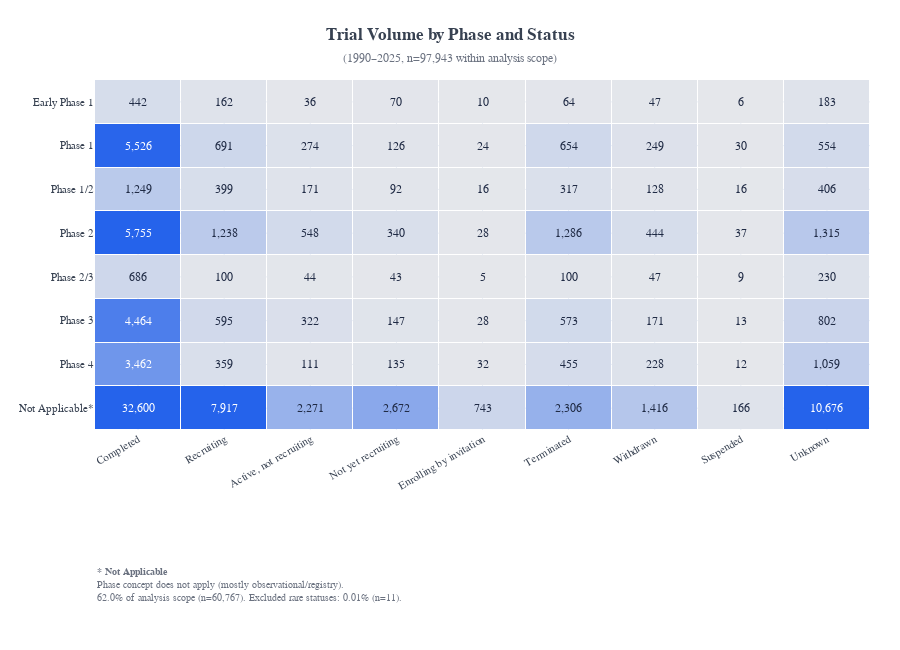

Source (notebook cell):
### Markdown cell above
### 1.1 Phase × Status Distribution

The heatmap below shows trial counts across clinical phases and registration statuses. 
Color intensity reflects volume; cell annotations display exact counts.

### Code cell
import numpy as np
import plotly.graph_objects as go

MAJOR_STATUSES = [
    "Completed",
    "Recruiting",
    "Active, not recruiting",
    "Not yet recruiting",
    "Enrolling by invitation",
    "Terminated",
    "Withdrawn",
    "Suspended",
    "Unknown",
]

PHASE_ORDER = [
    "Early Phase 1",
    "Phase 1",
    "Phase 1/2",
    "Phase 2",
    "Phase 2/3",
    "Phase 3",
    "Phase 4",
    "Not Applicable",
]

# --- Keep the heatmap readable: show major statuses only, but account for the rest ---
df_major = df_phase_status[df_phase_status["status_label"].isin(MAJOR_STATUSES)]
df_other = df_phase_status[~df_phase_status["status_label"].isin(MAJOR_STATUSES)]

major_count = int(df_major["trial_count"].sum())
other_count = int(df_other["trial_count"].sum())
assert major_count + other_count == n_analysis

other_pct = round(other_count / n_analysis * 100, 2) if n_analysis else 0.0

# Pivot (major statuses only)
pivot = (
    df_major.pivot_table(
        index="phase_group",
        columns="status_label",
        values="trial_count",
        fill_value=0,
    )
    .reindex(index=[p for p in PHASE_ORDER if p in df_major["phase_group"].unique()],
             columns=[s for s in MAJOR_STATUSES if s in df_major["status_label"].unique()])
)

pivot = pivot.rename(index={"Not Applicable": "Not Applicable*"})
pivot_total = int(pivot.to_numpy().sum())
assert pivot_total == major_count

# Contrast: cap scale at p95 so smaller cells remain visible
z = pivot.to_numpy()
zmax = float(np.percentile(z[z > 0], 95)) if (z > 0).any() else 1.0

# Annotate all non-zero cells
annotations = [
    dict(
        x=col,
        y=row,
        text=f"{int(pivot.loc[row, col]):,}",
        showarrow=False,
        font=dict(
            size=12,
            color=("white" if pivot.loc[row, col] >= zmax * 0.6 else "#1f2a44"),
            family="Arial",
        ),
    )
    for row in pivot.index
    for col in pivot.columns
    if pivot.loc[row, col] > 0
]

na_label = "Not Applicable*"
na_count = int(pivot.loc[na_label].sum()) if na_label in pivot.index else 0
na_pct = round(na_count / n_analysis * 100, 1) if n_analysis else 0.0

fig_heatmap = go.Figure(
    data=go.Heatmap(
        z=z,
        x=pivot.columns,
        y=pivot.index,
        zmin=0,
        zmax=zmax,
        colorscale=[[0, "#e5e7eb"], [1, "#2563eb"]],
        xgap=1,
        ygap=1,
        showscale=False,
        hovertemplate="<b>%{y}</b><br>%{x}: %{z:,}<extra></extra>",
    )
)

fig_heatmap.update_layout(
    title=dict(
        text=(
            "<b>Trial Volume by Phase and Status</b><br>"
            f"<span style='font-size:12px; color:#6b7280'>"
            f"({min_year}–{max_year}, n={n_analysis:,} within analysis scope)</span>"
        ),
        x=0.5,
        xanchor="center",
    ),
    xaxis=dict(tickangle=-30, tickfont=dict(size=11)),
    yaxis=dict(autorange="reversed", tickfont=dict(size=11)),
    annotations=annotations,
    height=650,
    template="plotly_white",
    font=dict(family="Arial", color="#374151"),
    margin=dict(t=80, b=220, l=95, r=30),
)

fig_heatmap.add_annotation(
    text=(
        "<b>* Not Applicable</b><br>"
        "Phase concept does not apply (mostly observational/registry).<br>"
        f"{na_pct}% of analysis scope (n={na_count:,}). "
        f"Excluded rare statuses: {other_pct}% (n={other_count:,})."
    ),
    xref="paper",
    yref="paper",
    x=0,
    y=-0.50,
    showarrow=False,
    align="left",
    font=dict(size=10, color="#6b7280", family="Arial"),
)

fig_heatmap.show()

### Figure 1 — Plotly figure (JSON) as saved in the notebook; plotly's stock layout.template omitted (floating-point values rounded to 4 significant figures)
{"data": [{"colorscale": [[0, "#e5e7eb"], [1, "#2563eb"]], "hovertemplate": "<b>%{y}</b><br>%{x}: %{z:,}<extra></extra>", "showscale": false, "type": "heatmap", "x": ["Completed", "Recruiting", "Active, not recruiting", "Not yet recruiting", "Enrolling by invitation", "Terminated", "Withdrawn", "Suspended", "Unknown"], "xgap": 1, "y": ["Early Phase 1", "Phase 1", "Phase 1/2", "Phase 2", "Phase 2/3", "Phase 3", "Phase 4", "Not Applicable*"], "ygap": 1, "z": [[442.0, 162.0, 36.0, 70.0, 10.0, 64.0, 47.0, 6.0, 183.0], [5526.0, 691.0, 274.0, 126.0, 24.0, 654.0, 249.0, 30.0, 554.0], [1249.0, 399.0, 171.0, 92.0, 16.0, 317.0, 128.0, 16.0, 406.0], [5755.0, 1238.0, 548.0, 340.0, 28.0, 1286.0, 444.0, 37.0, 1315.0], [686.0, 100.0, 44.0, 43.0, 5.0, 100.0, 47.0, 9.0, 230.0], [4464.0, 595.0, 322.0, 147.0, 28.0, 573.0, 171.0, 13.0, 802.0], [3462.0, 359.0, 111.0, 135.0, 32.0, 455.0, 228.0, 12.0, 1059.0], [32600.0, 7917.0, 2271.0, 2672.0, 743.0, 2306.0, 1416.0, 166.0, 10680.0]], "zmax": 5629.0, "zmin": 0}], "layout": {"annotations": [{"font": {"color": "#1f2a44", "family": "Arial", "size": 12}, "showarrow": false, "text": "442", "x": "Completed", "y": "Early Phase 1"}, {"font": {"color": "#1f2a44", "family": "Arial", "size": 12}, "showarrow": false, "text": "162", "x": "Recruiting", "y": "Early Phase 1"}, {"font": {"color": "#1f2a44", "family": "Arial", "size": 12}, "showarrow": false, "text": "36", "x": "Active, not recruiting", "y": "Early Phase 1"}, {"font": {"color": "#1f2a44", "family": "Arial", "size": 12}, "showarrow": false, "text": "70", "x": "Not yet recruiting", "y": "Early Phase 1"}, {"font": {"color": "#1f2a44", "family": "Arial", "size": 12}, "showarrow": false, "text": "10", "x": "Enrolling by invitation", "y": "Early Phase 1"}, {"font": {"color": "#1f2a44", "family": "Arial", "size": 12}, "showarrow": false, "text": "64", "x": "Terminated", "y": "Early Phase 1"}, {"font": {"color": "#1f2a44", "family": "Arial", "size": 12}, "showarrow": false, "text": "47", "x": "Withdrawn", "y": "Early Phase 1"}, {"font": {"color": "#1f2a44", "family": "Arial", "size": 12}, "showarrow": false, "text": "6", "x": "Suspended", "y": "Early Phase 1"}, {"font": {"color": "#1f2a44", "family": "Arial", "size": 12}, "showarrow": false, "text": "183", "x": "Unknown", "y": "Early Phase 1"}, {"font": {"color": "white", "family": "Arial", "size": 12}, "showarrow": false, "text": "5,526", "x": "Completed", "y": "Phase 1"}, {"font": {"color": "#1f2a44", "family": "Arial", "size": 12}, "showarrow": false, "text": "691", "x": "Recruiting", "y": "Phase 1"}, {"font": {"color": "#1f2a44", "family": "Arial", "size": 12}, "showarrow": false, "text": "274", "x": "Active, not recruiting", "y": "Phase 1"}, {"font": {"color": "#1f2a44", "family": "Arial", "size": 12}, "showarrow": false, "text": "126", "x": "Not yet recruiting", "y": "Phase 1"}, {"font": {"color": "#1f2a44", "family": "Arial", "size": 12}, "showarrow": false, "text": "24", "x": "Enrolling by invitation", "y": "Phase 1"}, {"font": {"color": "#1f2a44", "family": "Arial", "size": 12}, "showarrow": false, "text": "654", "x": "Terminated", "y": "Phase 1"}, {"font": {"color": "#1f2a44", "family": "Arial", "size": 12}, "showarrow": false, "text": "249", "x": "Withdrawn", "y": "Phase 1"}, {"font": {"color": "#1f2a44", "family": "Arial", "size": 12}, "showarrow": false, "text": "30", "x": "Suspended", "y": "Phase 1"}, {"font": {"color": "#1f2a44", "family": "Arial", "size": 12}, "showarrow": false, "text": "554", "x": "Unknown", "y": "Phase 1"}, {"font": {"color": "#1f2a44", "family": "Arial", "size": 12}, "showarrow": false, "text": "1,249", "x": "Completed", "y": "Phase 1/2"}, {"font": {"color": "#1f2a44", "family": "Arial", "size": 12}, "showarrow": false, "text": "399", "x": "Recruiting", "y": "Phase 1/2"}, {"font": {"color": "#1f2a44", "family": "Arial", "size": 12}, "showarrow": false, "text": "171", "x": "Active, not recruiting", "y": "Phase 1/2"}, {"font": {"color": "#1f2a44", "family": "Arial", "size": 12}, "showarrow": false, "text": "92", "x": "Not yet recruiting", "y": "Phase 1/2"}, {"font": {"color": "#1f2a44", "family": "Arial", "size": 12}, "showarrow": false, "text": "16", "x": "Enrolling by invitation", "y": "Phase 1/2"}, {"font": {"color": "#1f2a44", "family": "Arial", "size": 12}, "showarrow": false, "text": "317", "x": "Terminated", "y": "Phase 1/2"}, {"font": {"color": "#1f2a44", "family": "Arial", "size": 12}, "showarrow": false, "text": "128", "x": "Withdrawn", "y": "Phase 1/2"}, {"font": {"color": "#1f2a44", "family": "Arial", "size": 12}, "showarrow": false, "text": "16", "x": "Suspended", "y": "Phase 1/2"}, {"font": {"color": "#1f2a44", "family": "Arial", "size": 12}, "showarrow": false, "text": "406", "x": "Unknown", "y": "Phase 1/2"}, {"font": {"color": "white", "family": "Arial", "size": 12}, "showarrow": false, "text": "5,755", "x": "Completed", "y": "Phase 2"}, {"font": {"color": "#1f2a44", "family": "Arial", "size": 12}, "showarrow": false, "text": "1,238", "x": "Recruiting", "y": "Phase 2"}, {"font": {"color": "#1f2a44", "family": "Arial", "size": 12}, "showarrow": false, "text": "548", "x": "Active, not recruiting", "y": "Phase 2"}, {"font": {"color": "#1f2a44", "family": "Arial", "size": 12}, "showarrow": false, "text": "340", "x": "Not yet recruiting", "y": "Phase 2"}, {"font": {"color": "#1f2a44", "family": "Arial", "size": 12}, "showarrow": false, "text": "28", "x": "Enrolling by invitation", "y": "Phase 2"}, {"font": {"color": "#1f2a44", "family": "Arial", "size": 12}, "showarrow": false, "text": "1,286", "x": "Terminated", "y": "Phase 2"}, {"font": {"color": "#1f2a44", "family": "Arial", "size": 12}, "showarrow": false, "text": "444", "x": "Withdrawn", "y": "Phase 2"}, {"font": {"color": "#1f2a44", "family": "Arial", "size": 12}, "showarrow": false, "text": "37", "x": "Suspended", "y": "Phase 2"}, {"font": {"color": "#1f2a44", "family": "Arial", "size": 12}, "showarrow": false, "text": "1,315", "x": "Unknown", "y": "Phase 2"}, {"font": {"color": "#1f2a44", "family": "Arial", "size": 12}, "showarrow": false, "text": "686", "x": "Completed", "y": "Phase 2/3"}, {"font": {"color": "#1f2a44", "family": "Arial", "size": 12}, "showarrow": false, "text": "100", "x": "Recruiting", "y": "Phase 2/3"}, {"font": {"color": "#1f2a44", "family": "Arial", "size": 12}, "showarrow": false, "text": "44", "x": "Active, not recruiting", "y": "Phase 2/3"}, {"font": {"color": "#1f2a44", "family": "Arial", "size": 12}, "showarrow": false, "text": "43", "x": "Not yet recruiting", "y": "Phase 2/3"}, {"font": {"color": "#1f2a44", "family": "Arial", "size": 12}, "showarrow": false, "text": "5", "x": "Enrolling by invitation", "y": "Phase 2/3"}, {"font": {"color": "#1f2a44", "family": "Arial", "size": 12}, "showarrow": false, "text": "100", "x": "Terminated", "y": "Phase 2/3"}, {"font": {"color": "#1f2a44", "family": "Arial", "size": 12}, "showarrow": false, "text": "47", "x": "Withdrawn", "y": "Phase 2/3"}, {"font": {"color": "#1f2a44", "family": "Arial", "size": 12}, "showarrow": false, "text": "9", "x": "Suspended", "y": "Phase 2/3"}, {"font": {"color": "#1f2a44", "family": "Arial", "size": 12}, "showarrow": false, "text": "230", "x": "Unknown", "y": "Phase 2/3"}, {"font": {"color": "white", "family": "Arial", "size": 12}, "showarrow": false, "text": "4,464", "x": "Completed", "y": "Phase 3"}, {"font": {"color": "#1f2a44", "family": "Arial", "size": 12}, "showarrow": false, "text": "595", "x": "Recruiting", "y": "Phase 3"}, {"font": {"color": "#1f2a44", "family": "Arial", "size": 12}, "showarrow": false, "text": "322", "x": "Active, not recruiting", "y": "Phase 3"}, {"font": {"color": "#1f2a44", "family": "Arial", "size": 12}, "showarrow": false, "text": "147", "x": "Not yet recruiting", "y": "Phase 3"}, {"font": {"color": "#1f2a44", "family": "Arial", "size": 12}, "showarrow": false, "text": "28", "x": "Enrolling by invitation", "y": "Phase 3"}, {"font": {"color": "#1f2a44", "family": "Arial", "size": 12}, "showarrow": false, "text": "573", "x": "Terminated", "y": "Phase 3"}, {"font": {"color": "#1f2a44", "family": "Arial", "size": 12}, "showarrow": false, "text": "171", "x": "Withdrawn", "y": "Phase 3"}, {"font": {"color": "#1f2a44", "family": "Arial", "size": 12}, "showarrow": false, "text": "13", "x": "Suspended", "y": "Phase 3"}, {"font": {"color": "#1f2a44", "family": "Arial", "size": 12}, "showarrow": false, "text": "802", "x": "Unknown", "y": "Phase 3"}, {"font": {"color": "white", "family": "Arial", "size": 12}, "showarrow": false, "text": "3,462", "x": "Completed", "y": "Phase 4"}, {"font": {"color": "#1f2a44", "family": "Arial", "size": 12}, "showarrow": false, "text": "359", "x": "Recruiting", "y": "Phase 4"}, {"font": {"color": "#1f2a44", "family": "Arial", "size": 12}, "showarrow": false, "text": "111", "x": "Active, not recruiting", "y": "Phase 4"}, {"font": {"color": "#1f2a44", "family": "Arial", "size": 12}, "showarrow": false, "text": "135", "x": "Not yet recruiting", "y": "Phase 4"}, {"font": {"color": "#1f2a44", "family": "Arial", "size": 12}, "showarrow": false, "text": "32", "x": "Enrolling by invitation", "y": "Phase 4"}, {"font": {"color": "#1f2a44", "family": "Arial", "size": 12}, "showarrow": false, "text": "455", "x": "Terminated", "y": "Phase 4"}, {"font": {"color": "#1f2a44", "family": "Arial", "size": 12}, "showarrow": false, "text": "228", "x": "Withdrawn", "y": "Phase 4"}, {"font": {"color": "#1f2a44", "family": "Arial", "size": 12}, "showarrow": false, "text": "12", "x": "Suspended", "y": "Phase 4"}, {"font": {"color": "#1f2a44", "family": "Arial", "size": 12}, "showarrow": false, "text": "1,059", "x": "Unknown", "y": "Phase 4"}, {"font": {"color": "white", "family": "Arial", "size": 12}, "showarrow": false, "text": "32,600", "x": "Completed", "y": "Not Applicable*"}, {"font": {"color": "white", "family": "Arial", "size": 12}, "showarrow": false, "text": "7,917", "x": "Recruiting", "y": "Not Applicable*"}, {"font": {"color": "#1f2a44", "family": "Arial", "size": 12}, "showarrow": false, "text": "2,271", "x": "Active, not recruiting", "y": "Not Applicable*"}, {"font": {"color": "#1f2a44", "family": "Arial", "size": 12}, "showarrow": false, "text": "2,672", "x": "Not yet recruiting", "y": "Not Applicable*"}, {"font": {"color": "#1f2a44", "family": "Arial", "size": 12}, "showarrow": false, "text": "743", "x": "Enrolling by invitation", "y": "Not Applicable*"}, {"font": {"color": "#1f2a44", "family": "Arial", "size": 12}, "showarrow": false, "text": "2,306", "x": "Terminated", "y": "Not Applicable*"}, {"font": {"color": "#1f2a44", "family": "Arial", "size": 12}, "showarrow": false, "text": "1,416", "x": "Withdrawn", "y": "Not Applicable*"}, {"font": {"color": "#1f2a44", "family": "Arial", "size": 12}, "showarrow": false, "text": "166", "x": "Suspended", "y": "Not Applicable*"}, {"font": {"color": "white", "family": "Arial", "size": 12}, "showarrow": false, "text": "10,676", "x": "Unknown", "y": "Not Applicable*"}, {"align": "left", "font": {"color": "#6b7280", "family": "Arial", "size": 10}, "showarrow": false, "text": "<b>* Not Applicable</b><br>Phase concept does not apply (mostly observational/registry).<br>62.0% of analysis scope (n=60,767). Excluded rare statuses: 0.01% (n=11).", "x": 0, "xref": "paper", "y": -0.5, "yref": "paper"}], "font": {"color": "#374151", "family": "Arial"}, "height": 650, "margin": {"b": 220, "l": 95, "r": 30, "t": 80}, "title": {"text": "<b>Trial Volume by Phase and Status</b><br><span style='font-size:12px; color:#6b7280'>(1990–2025, n=97,943 within analysis scope)</span>", "x": 0.5, "xanchor": "center"}, "xaxis": {"tickangle": -30, "tickfont": {"size": 11}}, "yaxis": {"autorange": "reversed", "tickfont": {"size": 11}}}}
